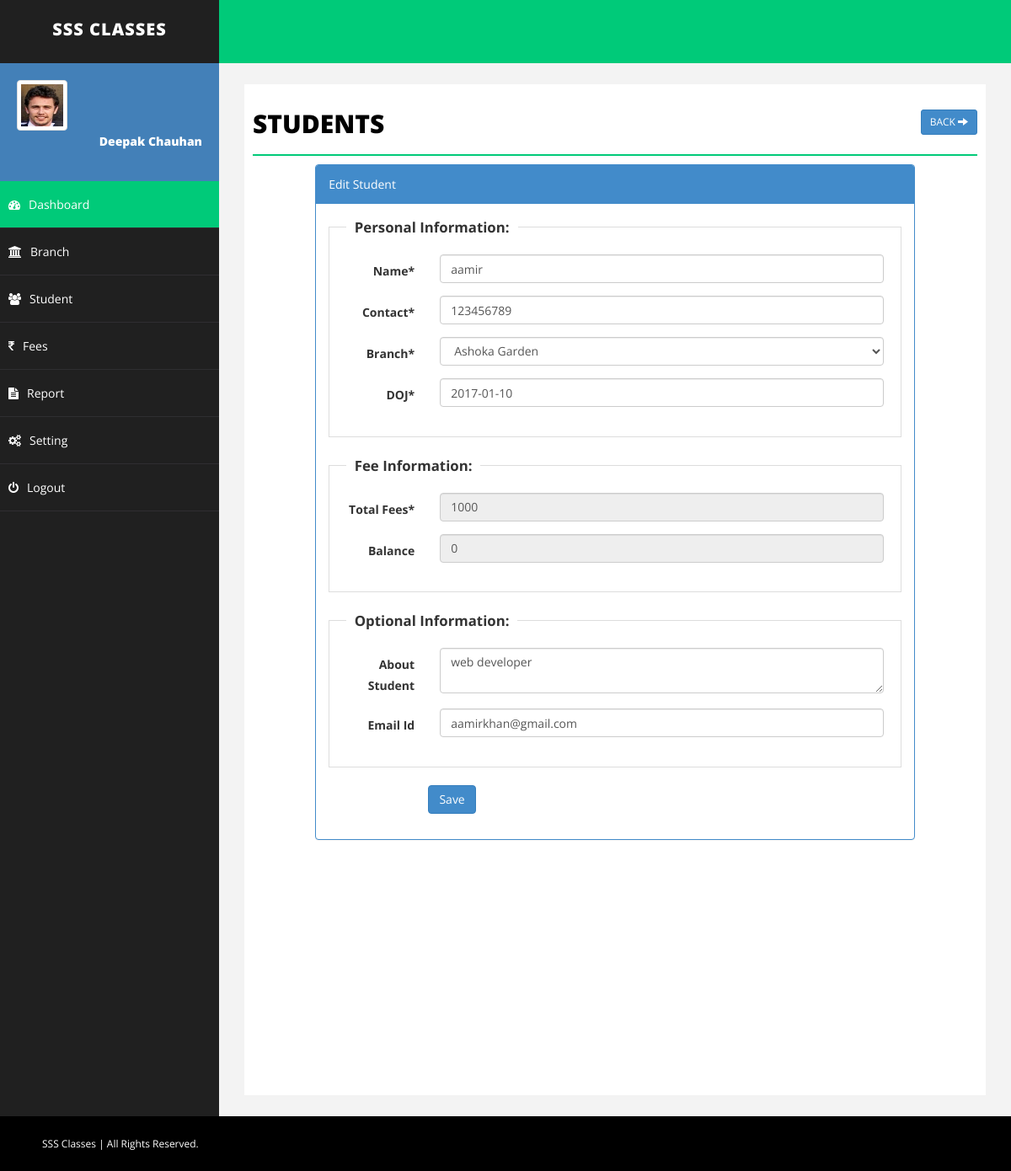
/student.php?action=edit&id=2 (signed in), run on the app's committed database.
### tables this page shows
CREATE TABLE IF NOT EXISTS `student` (
  `id` int(255) NOT NULL AUTO_INCREMENT,
  `emailid` varchar(255) NOT NULL,
  `sname` varchar(255) NOT NULL,
  `joindate` datetime NOT NULL,
  `about` text NOT NULL,
  `contact` varchar(255) NOT NULL,
  `fees` int(255) NOT NULL,
  `branch` varchar(255) NOT NULL,
  `balance` int(255) NOT NULL,
  `delete_status` enum('0','1') NOT NULL DEFAULT '0',
  PRIMARY KEY (`id`)
);

CREATE TABLE IF NOT EXISTS `branch` (
  `id` int(255) NOT NULL AUTO_INCREMENT,
  `branch` varchar(255) NOT NULL,
  `address` text NOT NULL,
  `detail` text NOT NULL,
  `delete_status` enum('0','1') NOT NULL DEFAULT '0',
  PRIMARY KEY (`id`)
);

### student.php (the view, shortened to what this page needs)
<?php
include("php/dbconnect.php");
$emailid='';
$sname='';
$joindate = '';
$contact='';
$balance = 0;
$fees='';
$about = '';
$branch='';
$action = "add";
if(isset($_GET['action']) && $_GET['action']=="edit" ){
$id = isset($_GET['id'])?mysqli_real_escape_string($conn,$_GET['id']):'';
$sqlEdit = $conn->query("SELECT * FROM student WHERE id='".$id."'");
if($sqlEdit->num_rows)
{
$rowsEdit = $sqlEdit->fetch_assoc();
extract($rowsEdit);
$action = "update";
}else
{
$_GET['action']="";
}
}
?>
<!DOCTYPE html>
<html xmlns="http://www.w3.org/1999/xhtml">
<head>
    <link href="css/bootstrap.css" rel="stylesheet" />
    <link href="css/font-awesome.css" rel="stylesheet" />
    <link href="css/basic.css" rel="stylesheet" />
    <link href="css/custom.css" rel="stylesheet" />
	<link href="css/ui.css" rel="stylesheet" />
	<link href="css/datepicker.css" rel="stylesheet" />
</head>
<?php
include("php/header.php");
?>
        <div id="page-wrapper">
            <div id="page-inner">
                <div class="row">
                    <div class="col-md-12">
                        <h1 class="page-head-line">Students
						<?php
						echo (isset($_GET['action']) && @$_GET['action']=="add" || @$_GET['action']=="edit")?
						' <a href="student.php" class="btn btn-primary btn-sm pull-right">Back <i class="glyphicon glyphicon-arrow-right"></i></a>':'<a href="student.php?action=add" class="btn btn-primary btn-sm pull-right"><i class="glyphicon glyphicon-plus"></i> Add </a>';
						?>
						</h1>
                    </div>
                </div>
        <?php
		 if(isset($_GET['action']) && @$_GET['action']=="add" || @$_GET['action']=="edit")
		 {
		?>
                <div class="row">
                    <div class="col-sm-10 col-sm-offset-1">
               <div class="panel panel-primary">
                        <div class="panel-heading">
                           <?php echo ($action=="add")? "Add Student": "Edit Student"; ?>
                        </div>
						<form action="student.php" method="post" id="signupForm1" class="form-horizontal">
                        <div class="panel-body">
						<fieldset class="scheduler-border" >
						 <legend  class="scheduler-border">Personal Information:</legend>
						<div class="form-group">
								<label class="col-sm-2 control-label" for="Old">Name* </label>
								<div class="col-sm-10">
									<input type="text" class="form-control" id="sname" name="sname" value="<?php echo $sname;?>"  />
								</div>
							</div>
						<div class="form-group">
								<label class="col-sm-2 control-label" for="Old">Contact* </label>
								<div class="col-sm-10">
									<input type="text" class="form-control" id="contact" name="contact" value="<?php echo $contact;?>" maxlength="10" />
								</div>
							</div>
						<div class="form-group">
								<label class="col-sm-2 control-label" for="Old">Branch* </label>
								<div class="col-sm-10">
									<select  class="form-control" id="branch" name="branch" >
                                    <?php
									$sql = "select * from branch where delete_status='0' order by branch.branch asc";
									$q = $conn->query($sql);
									while($r = $q->fetch_assoc())
									{
									echo '<option value="'.$r['id'].'"  '.(($branch==$r['id'])?'selected="selected"':'').'>'.$r['branch'].'</option>';
									}
									?>
									</select>
								</div>
						</div>
						<div class="form-group">
								<label class="col-sm-2 control-label" for="Old">DOJ* </label>
								<div class="col-sm-10">
									<input type="text" class="form-control" id="joindate" name="joindate" value="<?php echo  ($joindate!='')?date("Y-m-d", strtotime($joindate)):'';?>" style="background-color: #fff;" readonly />
								</div>
							</div>
						 </fieldset>
							<fieldset class="scheduler-border" >
						 <legend  class="scheduler-border">Fee Information:</legend>
						<div class="form-group">
								<label class="col-sm-2 control-label" for="Old">Total Fees* </label>
								<div class="col-sm-10">
									<input type="text" class="form-control" id="fees" name="fees" value="<?php echo $fees;?>" <?php echo ($action=="update")?"disabled":""; ?>  />
								</div>
						</div>
						<div class="form-group">
								<label class="col-sm-2 control-label" for="Old">Balance </label>
								<div class="col-sm-10">
									<input type="text" class="form-control"  id="balance" name="balance" value="<?php echo $balance;?>" disabled />
								</div>
						</div>
							</fieldset>
							 <fieldset class="scheduler-border" >
						 <legend  class="scheduler-border">Optional Information:</legend>
							<div class="form-group">
								<label class="col-sm-2 control-label" for="Password">About Student </label>
								<div class="col-sm-10">
	                        <textarea class="form-control" id="about" name="about"><?php echo $about;?></textarea >
								</div>
							</div>
							<div class="form-group">
								<label class="col-sm-2 control-label" for="Old">Email Id </label>
								<div class="col-sm-10">
									<input type="text" class="form-control" id="emailid" name="emailid" value="<?php echo $emailid;?>"  />
								</div>
						    </div>
							</fieldset>
						<div class="form-group">
								<div class="col-sm-8 col-sm-offset-2">
									<button type="submit" name="save" class="btn btn-primary">Save </button>
								</div>
							</div>
                         </div>
							</form>
                        </div>
                            </div>
                </div>
		<?php
		}
		?>
            </div>
        </div>
    </div>
    <div id="footer-sec">
       SSS Classes | All Rights Reserved.
    </div>
</body>
</html>

### css/basic.css (style rules this page uses)
body { font-family: 'Open Sans', sans-serif; line-height:25px; }
#page-wrapper { padding: 15px 15px; min-height: 600px; background: #F3F3F3; }
#page-inner { width: 100%; margin: 10px 20px 10px 0px; background-color: #fff!important; padding: 10px; min-height: 1200px; }
.page-head-line { font-size: 30px; text-transform: uppercase; color: #000; font-weight: 800; padding-bottom: 20px; border-bottom: 2px solid #00CA79; margin-bottom: 10px; }
#footer-sec { background-color:#000; padding:20px 50px; color:#fff; font-size:12px; }
@media (min-width:768px) { #page-wrapper { margin: 0 0 0 260px; padding: 15px 30px; min-height: 1200px; } }

### css/custom.css (style rules this page uses)
fieldset.scheduler-border { border: 1px groove #ddd !important; padding: 0 1.4em 1.4em 1.4em !important; margin: 0 0 1.5em 0 !important; -webkit-box-shadow: 0px 0px 0px 0px #000 ; box-shadow: 0px 0px 0px 0px #000 ; }
legend.scheduler-border { font-size: 1.2em !important; font-weight: bold !important; text-align: left !important; width:auto; padding:0 10px; border-bottom:none; }

### data on the page
student: sname "aamir", contact "123456789", branch "Ashoka Garden", joindate "2017-01-10", fees "1000", balance "0", about "web developer", emailid "aamirkhan@gmail.com"

### other printed values
$_SESSION['rainbow_name'] "Deepak Chauhan"
